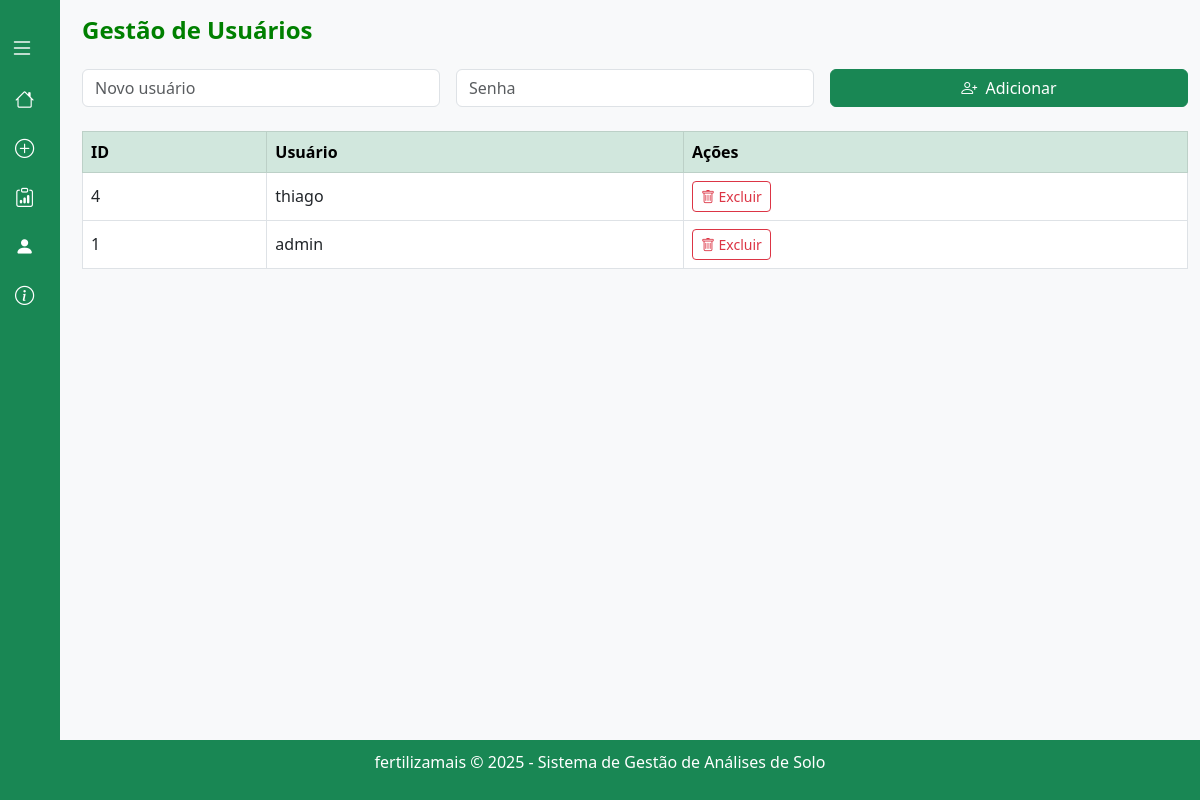
/usuarios.php (signed in), run on an earlier commit of the app's database.
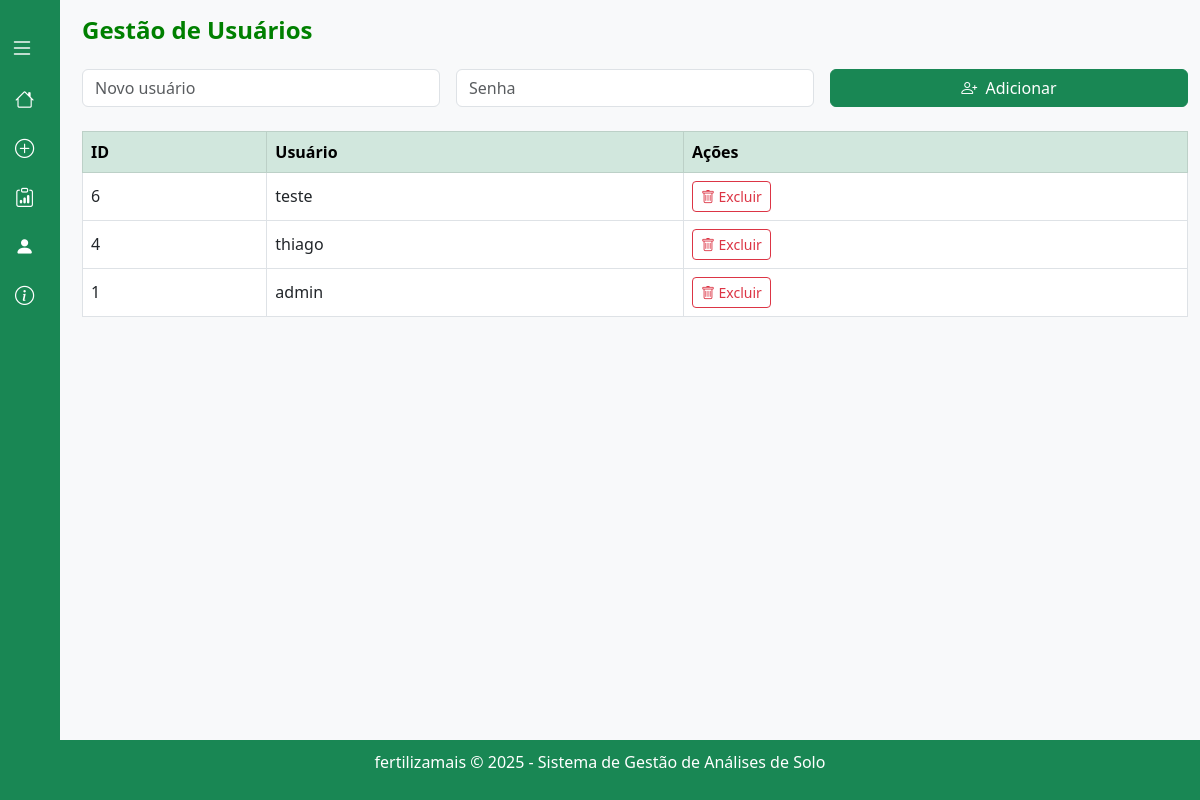
And on a later commit of the database.
### tables this page shows
CREATE TABLE usuarios (
        id INTEGER PRIMARY KEY AUTOINCREMENT,
        usuario TEXT NOT NULL UNIQUE,
        senha TEXT NOT NULL
    );

### usuarios.php (the view, shortened to what this page needs)
<?php
$db = new PDO("sqlite:fertilizaMais.db");
$usuarios = $db->query("SELECT id, usuario FROM usuarios ORDER BY id DESC")->fetchAll(PDO::FETCH_ASSOC);
?>
<!DOCTYPE html>
<html lang="pt-br">
<head>
    <link href="https://cdn.jsdelivr.net/npm/bootstrap@5.3.0/dist/css/bootstrap.min.css" rel="stylesheet">
    <link href="https://cdn.jsdelivr.net/npm/bootstrap-icons@1.10.0/font/bootstrap-icons.css" rel="stylesheet">
</head>
<body>
    <div class="sidebar" id="sidebar">
        <div class="sidebar-menu">
            <button class="toggle-btn" onclick="toggleSidebar()">
                <i class="bi bi-list"></i>
            </button>
            <a href="principal.php" class="sidebar-item">
                <i class="bi bi-house"></i>
            </a>
            <a href="index.php" class="sidebar-item">
                <i class="bi bi-plus-circle"></i>
            </a>
            <a href="analises.php" class="sidebar-item">
                <i class="bi bi-clipboard-data"></i>
            </a>
            <a href="usuarios.php" class="sidebar-item">
                <i class="bi bi-person-fill"></i>
            </a>
            <a href="#" class="sidebar-item" data-bs-toggle="modal" data-bs-target="#sobreModal">
                <i class="bi bi-info-circle"></i>
            </a>
        </div>
    </div>
<div class="container-fluid">
    <div class="py-3">
        <h4 class="logo mb-4">Gestão de Usuários</h4>
        <form method="POST" class="row g-3 mb-4">
            <div class="col-md-4">
                <input type="text" name="usuario" class="form-control" placeholder="Novo usuário" required>
            </div>
            <div class="col-md-4">
                <input type="password" name="senha" class="form-control" placeholder="Senha" required>
            </div>
            <div class="col-md-4">
                <button type="submit" class="btn btn-success w-100">
                    <i class="bi bi-person-plus me-1"></i> Adicionar
                </button>
            </div>
        </form>
        <div class="table-responsive">
            <table class="table table-bordered align-middle">
                <thead class="table-success">
                    <tr>
                        <th>ID</th>
                        <th>Usuário</th>
                        <th>Ações</th>
                    </tr>
                </thead>
                <tbody>
                    <?php foreach ($usuarios as $u): ?>
                    <tr>
                        <td><?php echo $u['id']; ?></td>
                        <td><?php echo htmlspecialchars($u['usuario']); ?></td>
                        <td>
                            <a href="usuarios.php?delete=<?php echo $u['id']; ?>" class="btn btn-sm btn-outline-danger"
                               onclick="return confirm('Deseja realmente excluir este usuário?')">
                                <i class="bi bi-trash"></i> Excluir
                            </a>
                        </td>
                    </tr>
                    <?php endforeach; ?>
                </tbody>
            </table>
        </div>
    </div>
</div>
<footer>
    <p>fertilizamais © 2025 - Sistema de Gestão de Análises de Solo</p>
</footer>
</body>
</html>

What changed in the data, as far as the page shows it:
added usuarios: id "6", usuario "teste"
